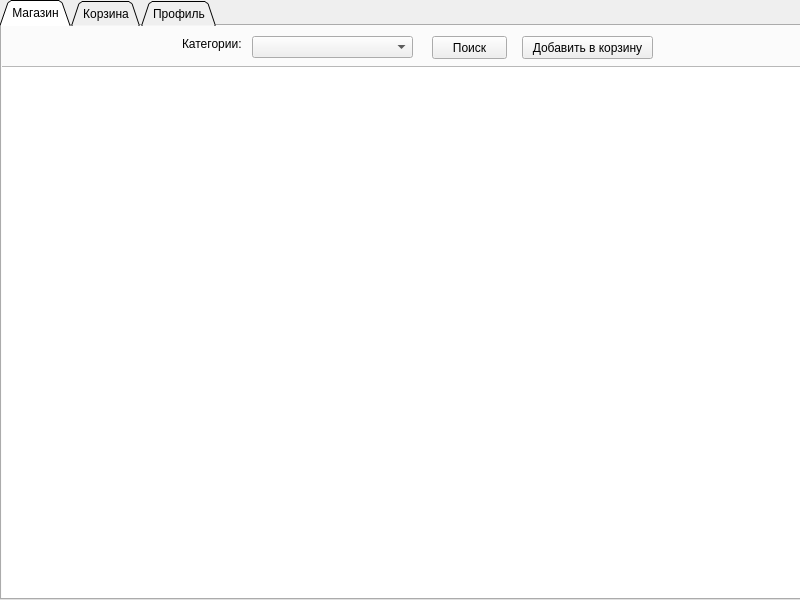
<?xml version="1.0" encoding="UTF-8"?>
<ui version="4.0">
 <class>MainWindow</class>
 <widget class="QMainWindow" name="MainWindow">
  <property name="geometry">
   <rect>
    <x>0</x>
    <y>0</y>
    <width>800</width>
    <height>600</height>
   </rect>
  </property>
  <property name="minimumSize">
   <size>
    <width>800</width>
    <height>600</height>
   </size>
  </property>
  <property name="maximumSize">
   <size>
    <width>800</width>
    <height>600</height>
   </size>
  </property>
  <property name="windowTitle">
   <string>MainWindow</string>
  </property>
  <widget class="QWidget" name="centralwidget">
   <widget class="QTabWidget" name="tabWidget">
    <property name="enabled">
     <bool>true</bool>
    </property>
    <property name="geometry">
     <rect>
      <x>0</x>
      <y>0</y>
      <width>802</width>
      <height>600</height>
     </rect>
    </property>
    <property name="layoutDirection">
     <enum>Qt::LeftToRight</enum>
    </property>
    <property name="autoFillBackground">
     <bool>false</bool>
    </property>
    <property name="tabPosition">
     <enum>QTabWidget::North</enum>
    </property>
    <property name="tabShape">
     <enum>QTabWidget::Triangular</enum>
    </property>
    <property name="currentIndex">
     <number>0</number>
    </property>
    <property name="documentMode">
     <bool>false</bool>
    </property>
    <property name="tabsClosable">
     <bool>false</bool>
    </property>
    <property name="movable">
     <bool>false</bool>
    </property>
    <property name="tabBarAutoHide">
     <bool>false</bool>
    </property>
    <widget class="QWidget" name="tab_market">
     <attribute name="icon">
      <iconset>
       <normaloff>../icons/shop_icon_white.png</normaloff>../icons/shop_icon_white.png</iconset>
     </attribute>
     <attribute name="title">
      <string>Магазин</string>
     </attribute>
     <widget class="QPushButton" name="btn_search">
      <property name="geometry">
       <rect>
        <x>430</x>
        <y>10</y>
        <width>75</width>
        <height>23</height>
       </rect>
      </property>
      <property name="text">
       <string>Поиск</string>
      </property>
      <property name="icon">
       <iconset>
        <normaloff>../icons/search_icon.png</normaloff>../icons/search_icon.png</iconset>
      </property>
     </widget>
     <widget class="QComboBox" name="cmb_categories">
      <property name="enabled">
       <bool>true</bool>
      </property>
      <property name="geometry">
       <rect>
        <x>250</x>
        <y>10</y>
        <width>161</width>
        <height>22</height>
       </rect>
      </property>
      <property name="styleSheet">
       <string notr="true"/>
      </property>
     </widget>
     <widget class="QTableWidget" name="tableWidget_market">
      <property name="enabled">
       <bool>true</bool>
      </property>
      <property name="geometry">
       <rect>
        <x>-1</x>
        <y>40</y>
        <width>800</width>
        <height>541</height>
       </rect>
      </property>
      <property name="acceptDrops">
       <bool>false</bool>
      </property>
      <property name="editTriggers">
       <set>QAbstractItemView::NoEditTriggers</set>
      </property>
      <property name="rowCount">
       <number>0</number>
      </property>
     </widget>
     <widget class="QLabel" name="label">
      <property name="geometry">
       <rect>
        <x>180</x>
        <y>10</y>
        <width>61</width>
        <height>16</height>
       </rect>
      </property>
      <property name="text">
       <string>Категории:</string>
      </property>
     </widget>
     <widget class="QPushButton" name="btn_add_to_basket">
      <property name="geometry">
       <rect>
        <x>520</x>
        <y>10</y>
        <width>131</width>
        <height>23</height>
       </rect>
      </property>
      <property name="text">
       <string>Добавить в корзину</string>
      </property>
      <property name="icon">
       <iconset>
        <normaloff>../icons/basket_icon.png</normaloff>../icons/basket_icon.png</iconset>
      </property>
     </widget>
    </widget>
    <widget class="QWidget" name="tab_basket">
     <attribute name="icon">
      <iconset>
       <normaloff>../icons/basket_icon_white.png</normaloff>../icons/basket_icon_white.png</iconset>
     </attribute>
     <attribute name="title">
      <string>Корзина</string>
     </attribute>
     <widget class="QTableWidget" name="tableWidget_basket">
      <property name="geometry">
       <rect>
        <x>20</x>
        <y>70</y>
        <width>511</width>
        <height>351</height>
       </rect>
      </property>
      <property name="editTriggers">
       <set>QAbstractItemView::NoEditTriggers</set>
      </property>
     </widget>
     <widget class="QLabel" name="label_2">
      <property name="geometry">
       <rect>
        <x>30</x>
        <y>40</y>
        <width>51</width>
        <height>16</height>
       </rect>
      </property>
      <property name="text">
       <string>Корзина:</string>
      </property>
     </widget>
     <widget class="QPushButton" name="btn_order">
      <property name="geometry">
       <rect>
        <x>550</x>
        <y>400</y>
        <width>75</width>
        <height>23</height>
       </rect>
      </property>
      <property name="text">
       <string>Оформить</string>
      </property>
     </widget>
     <widget class="QPushButton" name="btn_delete">
      <property name="geometry">
       <rect>
        <x>550</x>
        <y>360</y>
        <width>75</width>
        <height>23</height>
       </rect>
      </property>
      <property name="text">
       <string>Удалить</string>
      </property>
     </widget>
     <widget class="QPushButton" name="btn_reset">
      <property name="geometry">
       <rect>
        <x>550</x>
        <y>320</y>
        <width>75</width>
        <height>23</height>
       </rect>
      </property>
      <property name="text">
       <string>Сбросить</string>
      </property>
     </widget>
     <widget class="QLabel" name="label_3">
      <property name="geometry">
       <rect>
        <x>20</x>
        <y>440</y>
        <width>47</width>
        <height>13</height>
       </rect>
      </property>
      <property name="text">
       <string>Итого:</string>
      </property>
     </widget>
     <widget class="QLineEdit" name="lineEdit_total">
      <property name="geometry">
       <rect>
        <x>80</x>
        <y>440</y>
        <width>113</width>
        <height>20</height>
       </rect>
      </property>
      <property name="readOnly">
       <bool>true</bool>
      </property>
     </widget>
    </widget>
    <widget class="QWidget" name="tab_profile">
     <attribute name="icon">
      <iconset>
       <normaloff>../icons/account_icon_white.png</normaloff>../icons/account_icon_white.png</iconset>
     </attribute>
     <attribute name="title">
      <string>Профиль</string>
     </attribute>
     <widget class="QLabel" name="label_4">
      <property name="geometry">
       <rect>
        <x>30</x>
        <y>30</y>
        <width>47</width>
        <height>13</height>
       </rect>
      </property>
      <property name="text">
       <string>Имя:</string>
      </property>
     </widget>
     <widget class="QLineEdit" name="lineEdit_name">
      <property name="geometry">
       <rect>
        <x>140</x>
        <y>30</y>
        <width>113</width>
        <height>20</height>
       </rect>
      </property>
      <property name="readOnly">
       <bool>true</bool>
      </property>
     </widget>
     <widget class="QLabel" name="label_5">
      <property name="geometry">
       <rect>
        <x>30</x>
        <y>70</y>
        <width>101</width>
        <height>16</height>
       </rect>
      </property>
      <property name="text">
       <string>Банковская карта:</string>
      </property>
     </widget>
     <widget class="QLineEdit" name="lineEdit_card">
      <property name="geometry">
       <rect>
        <x>140</x>
        <y>70</y>
        <width>133</width>
        <height>20</height>
       </rect>
      </property>
      <property name="readOnly">
       <bool>true</bool>
      </property>
     </widget>
     <widget class="QPushButton" name="btn_link_card">
      <property name="geometry">
       <rect>
        <x>290</x>
        <y>70</y>
        <width>75</width>
        <height>23</height>
       </rect>
      </property>
      <property name="text">
       <string>Привязать</string>
      </property>
     </widget>
     <widget class="QLabel" name="label_6">
      <property name="geometry">
       <rect>
        <x>30</x>
        <y>110</y>
        <width>91</width>
        <height>16</height>
       </rect>
      </property>
      <property name="text">
       <string>Номер телефона:</string>
      </property>
     </widget>
     <widget class="QLineEdit" name="lineEdit_phone">
      <property name="geometry">
       <rect>
        <x>140</x>
        <y>110</y>
        <width>133</width>
        <height>20</height>
       </rect>
      </property>
      <property name="readOnly">
       <bool>true</bool>
      </property>
     </widget>
     <widget class="QPushButton" name="btn_link_phone">
      <property name="geometry">
       <rect>
        <x>290</x>
        <y>110</y>
        <width>75</width>
        <height>23</height>
       </rect>
      </property>
      <property name="text">
       <string>Привязать</string>
      </property>
     </widget>
     <widget class="QLabel" name="lbl_card_error">
      <property name="geometry">
       <rect>
        <x>460</x>
        <y>72</y>
        <width>211</width>
        <height>16</height>
       </rect>
      </property>
      <property name="text">
       <string/>
      </property>
     </widget>
     <widget class="QLabel" name="lbl_phone_error">
      <property name="geometry">
       <rect>
        <x>460</x>
        <y>112</y>
        <width>211</width>
        <height>16</height>
       </rect>
      </property>
      <property name="text">
       <string/>
      </property>
     </widget>
     <widget class="QPushButton" name="btn_delete_card">
      <property name="geometry">
       <rect>
        <x>380</x>
        <y>70</y>
        <width>61</width>
        <height>23</height>
       </rect>
      </property>
      <property name="text">
       <string>Удалить</string>
      </property>
     </widget>
     <widget class="QPushButton" name="btn_delete_phone">
      <property name="geometry">
       <rect>
        <x>380</x>
        <y>110</y>
        <width>61</width>
        <height>23</height>
       </rect>
      </property>
      <property name="text">
       <string>Удалить</string>
      </property>
     </widget>
    </widget>
   </widget>
  </widget>
 </widget>
 <resources/>
 <connections/>
</ui>
